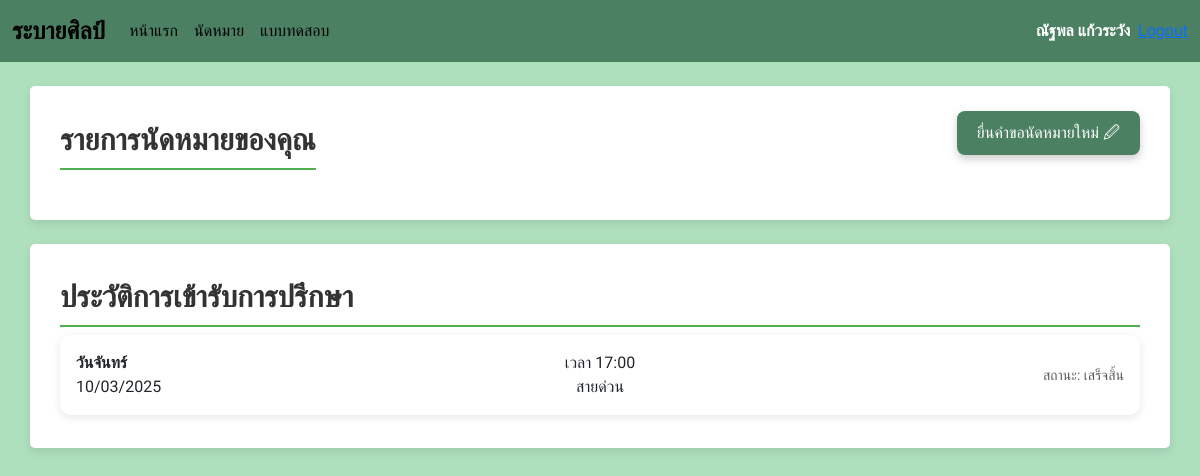
The page /projectrabaisil/user_appdetails.php (signed in) on the database its author committed.
### tables this page shows
CREATE TABLE `consultation` (
  `hn_id` int(10) DEFAULT NULL,
  `app_id` int(10) UNSIGNED NOT NULL,
  `event_date` date NOT NULL,
  `event_time` time NOT NULL,
  `channel_id` int(1) NOT NULL,
  `origin_id` int(1) DEFAULT NULL,
  `forward_from` varchar(50) DEFAULT NULL,
  `consult_case` text DEFAULT NULL,
  `consult_des` varchar(50) DEFAULT NULL,
  `symptoms` text DEFAULT NULL,
  `advice` text DEFAULT NULL,
  `test_results` text DEFAULT NULL,
  `follow_id` int(1) DEFAULT NULL,
  `follow_des` text DEFAULT NULL,
  `forward_id` int(1) DEFAULT NULL,
  `forward_des` varchar(100) DEFAULT NULL,
  `std_id` int(11) DEFAULT NULL,
  `status` int(1) DEFAULT NULL,
  `admin` varchar(100) DEFAULT NULL
);

### projectrabaisil/user_appdetails.php (the view, shortened to what this page needs)
<?php
include 'connect.php';
function getThaiDay($date)
{
    $days = [
        'Sunday' => 'วันอาทิตย์',
        'Monday' => 'วันจันทร์',
        'Tuesday' => 'วันอังคาร',
        'Wednesday' => 'วันพุธ',
        'Thursday' => 'วันพฤหัสบดี',
        'Friday' => 'วันศุกร์',
        'Saturday' => 'วันเสาร์'
    ];
    $dayInEnglish = date('l', strtotime($date));
    return $days[$dayInEnglish];
}
$student_id = $_SESSION['student_id'];
?>
<!DOCTYPE html>
<html lang="en">
<head>
    <link href="https://cdn.jsdelivr.net/npm/bootstrap@5.3.0-alpha1/dist/css/bootstrap.min.css" rel="stylesheet">
    <link rel="stylesheet" href="appstyle.css">
</head>
<body>
    <nav class="navbar navbar-expand-lg navbar-custom">
        <div class="container-fluid">
            <a class="navbar-brand" href="#">ระบายศิลป์</a>
            <div class="collapse navbar-collapse" id="navbarNav">
                <ul class="navbar-nav me-auto mb-2 mb-lg-0">
                    <li class="nav-item">
                        <a class="nav-link" href="#">หน้าแรก</a>
                    </li>
                    <li class="nav-item">
                        <a class="nav-link" href="user_appdetails.php">นัดหมาย</a>
                    </li>
                    <li class="nav-item">
                        <a class="nav-link" href="#">แบบทดสอบ</a>
                    </li>
                </ul>
                <div class="d-flex align-items-center">
                    <span class="user-profile me-2">
                        <?php echo htmlspecialchars($_SESSION['user_name']); ?>
                    </span>
                    <a href="logout.php" onclick="return confirm('คุณต้องการออกจากระบบหรือไม่?');">Logout</a>
                </div>
            </div>
        </div>
    </nav>
    <div class="container mt-4">
        <div style="display: flex; align-items: center;">
            <h2 style="margin: 0;">รายการนัดหมายของคุณ</h2>
            <a href="http://localhost/projectrabaisil/app_user.php" class="btn btn-primary mb-3"
                style="margin-left: auto;">ยื่นคำขอนัดหมายใหม่ &#128393;</a>
        </div><br>
    </div>
    <div class="container mt-4">
        <h2>ประวัติการเข้ารับการปรึกษา</h2>
        <?php
        $query_hn = "SELECT hn_id FROM consultation_recipients WHERE std_id = ?";
$stmt_hn = $connect->prepare($query_hn);
$stmt_hn->bind_param("i", $student_id);
$stmt_hn->execute();
$result_hn = $stmt_hn->get_result();
$hn_id = null;
if ($result_hn->num_rows > 0) {
    $hn_row = $result_hn->fetch_assoc();
    $hn_id = $hn_row['hn_id'];
}
if ($hn_id) {
    $history_query = "SELECT event_date, event_time, channel_id, status
                      FROM consultation
                      WHERE hn_id = ? AND status = 4
                      ORDER BY event_date DESC";
    $stmt_history = $connect->prepare($history_query);
    $stmt_history->bind_param("i", $hn_id);
}
$stmt_history->execute();
$history_result = $stmt_history->get_result();
        if ($history_result && $history_result->num_rows > 0): ?>
            <?php while ($history_row = $history_result->fetch_assoc()) : ?>
                <div class="appointment-card d-flex justify-content-between align-items-center p-3 mb-2">
                    <div class="text-start">
                        <div><strong><?php echo getThaiDay($history_row['event_date']); ?></strong></div>
                        <div><?php echo date("d/m/Y", strtotime($history_row['event_date'])); ?></div>
                    </div>
                    <div class="text-center">
                    <div>เวลา <?php echo htmlspecialchars(substr($history_row['event_time'], 0, 5)); ?></div>
                        <div>
                            <?php
                            switch ($history_row['channel_id']) {
                                case 3:
                                    echo "สายด่วน";
                                    break;
                            }
                            ?>
                        </div>
                    </div>
                    <div class="text-end">
                        <span class="text-muted">
                            <?php
                            switch ($history_row['status']) {
                                case 4:
                                    echo "สถานะ: เสร็จสิ้น";
                                    break;
                            }
                            ?>
                        </span>
                    </div>
                </div>
            <?php endwhile; ?>
        <?php else: ?>
            <p>ยังไม่มีประวัติการเข้ารับการปรึกษา</p>
        <?php endif; ?>
    </div>
</body>
</html>

### projectrabaisil/appstyle.css (style rules this page uses)
body { background: #afe0be; font-family: 'Prompt', sans-serif; }
.container { background: #fff; padding: 25px 30px; border-radius: 5px; text-align: center; margin: 20px auto; overflow-y: auto; box-shadow: 0 4px 8px rgba(0, 0, 0, 0.1); }
h2 { font-size: 30px; font-weight: bold; color: #333; text-align: left; padding: 10px 0; border-bottom: 2px solid #4CAF50; }
.navbar-custom { background-color: #4b8063; }
.navbar-custom .navbar-brand { color: rgb(0, 0, 0); font-weight: bold; font-size: 24px; }
.navbar-custom .nav-link { color: rgb(0, 0, 0); }
.navbar-custom .user-profile { color: white; font-weight: bold; }
.btn-primary { background-color: #4b8063; border: none; color: #ffffff; padding: 10px 20px; font-size: 16px; border-radius: 8px; box-shadow: 0px 4px 8px rgba(0, 0, 0, 0.2); text-decoration: none; display: inline-block; transition: background-color 0.3s ease, box-shadow 0.3s ease; }
.container { margin-top: 20px; }

### projectrabaisil/user_appdetails.php (style rules this page uses)
.appointment-card { display: flex; justify-content: space-between; align-items: center; text-align: center; background-color: white; border-radius: 10px; padding: 10px 20px; box-shadow: 0 2px 8px rgba(0, 0, 0, 0.1); margin-bottom: 10px; }
.appointment-card>div { flex: 1; }
.text-start { text-align: left; }
.text-center { text-align: center; }
.text-end { text-align: right; }
.text-muted { color: #6c757d; font-size: 14px; }

### rows shown on the page
consultation: event_date "วันจันทร์", event_date "10/03/2025", event_time "17:00", channel_id "สายด่วน", status "สถานะ: เสร็จสิ้น"

### other values the page prints
$_SESSION['user_name'] "ณัฐพล แก้วระวัง"
